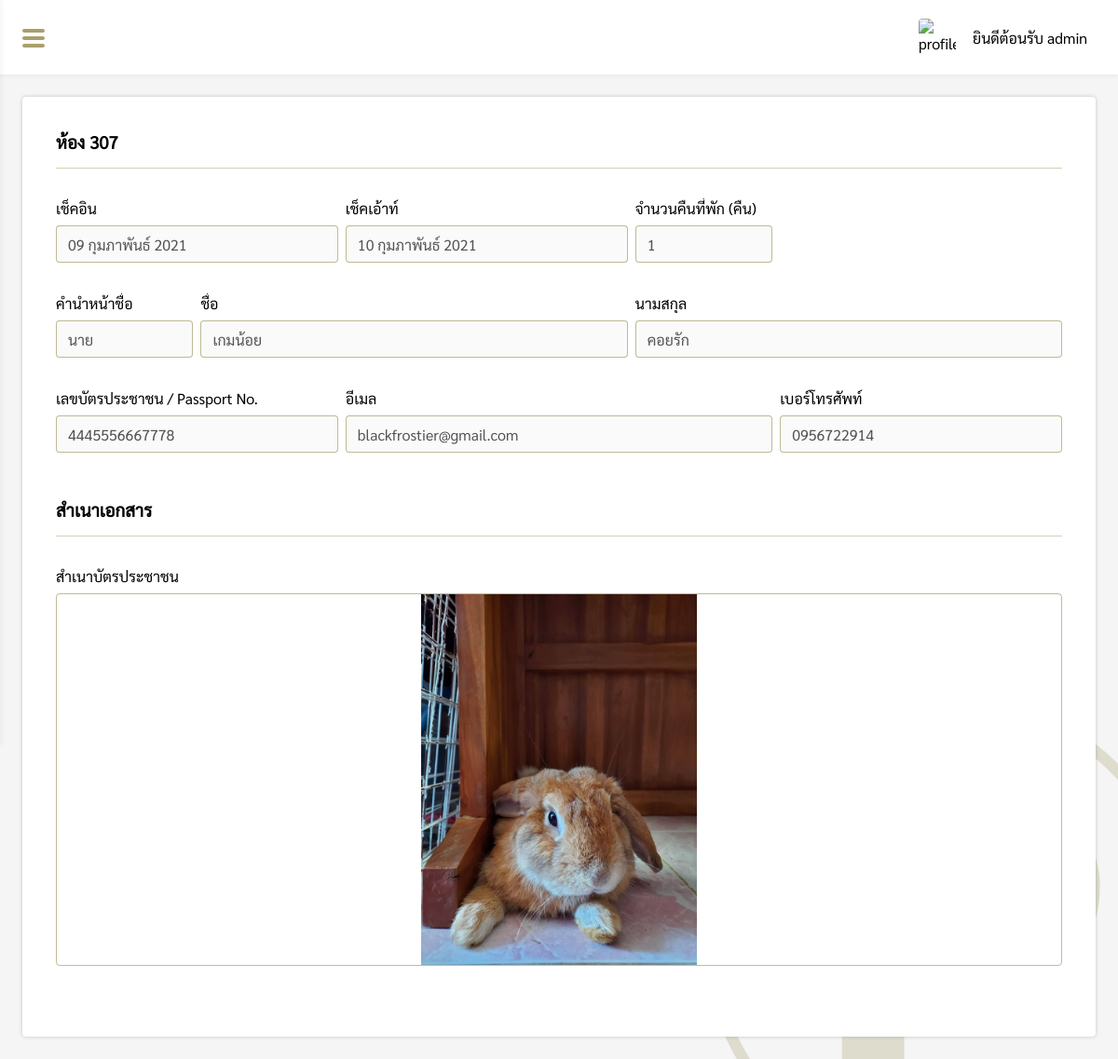
Screenshot of /pages/manage/roomList/memberDetail_daily.php?member_id=92 (signed in) with the database file from the repository.
### tables this page shows
CREATE TABLE `roommember` (
  `member_id` int(11) NOT NULL,
  `room_id` varchar(10) NOT NULL,
  `come_date` varchar(20) NOT NULL,
  `out_date` varchar(20) DEFAULT NULL,
  `member_cat` varchar(20) NOT NULL,
  `member_status` varchar(20) NOT NULL,
  `name_title` varchar(10) NOT NULL,
  `firstname` varchar(200) NOT NULL,
  `lastname` varchar(200) NOT NULL,
  `nickname` varchar(200) NOT NULL,
  `id_card` varchar(13) NOT NULL,
  `phone` varchar(10) NOT NULL,
  `email` varchar(200) NOT NULL,
  `birthday` varchar(200) DEFAULT NULL,
  `age` int(11) DEFAULT NULL,
  `race` varchar(200) DEFAULT NULL,
  `nationality` varchar(200) DEFAULT NULL,
  `job` varchar(200) DEFAULT NULL,
  `address` varchar(200) DEFAULT NULL,
  `pic_idcard` text DEFAULT NULL,
  `pic_home` text DEFAULT NULL,
  `name_title2` varchar(10) DEFAULT NULL,
  `firstname2` varchar(200) DEFAULT NULL,
  `lastname2` varchar(200) DEFAULT NULL,
  `nickname2` varchar(200) DEFAULT NULL,
  `id_card2` varchar(13) DEFAULT NULL,
  `phone2` varchar(10) DEFAULT NULL,
  `email2` varchar(200) DEFAULT NULL,
  `birthday2` varchar(200) DEFAULT NULL,
  `age2` int(11) DEFAULT NULL,
  `race2` varchar(200) DEFAULT NULL,
  `nationality2` varchar(200) DEFAULT NULL,
  `job2` varchar(200) DEFAULT NULL,
  `address2` varchar(200) DEFAULT NULL,
  `pic_idcard2` text DEFAULT NULL,
  `pic_home2` text DEFAULT NULL,
  `people` int(11) NOT NULL
);

### pages/manage/roomList/memberDetail_daily.php (the view, shortened to what this page needs)
<?php
if($_SESSION["level"] == "admin" || $_SESSION["level"] == "employee"){
    include("../../connection.php");
    $member_id = $_REQUEST["member_id"];
    function DateThai($strDate){
        $strYear = date("Y",strtotime($strDate));
        $strMonth= date("n",strtotime($strDate));
        $strDay= date("d",strtotime($strDate));
        $strMonthCut = Array("","มกราคม", "กุมภาพันธ์", "มีนาคม","เมษายน", "พฤษภาคม", "มิถุนายน", "กรกฎาคม","สิงหาคม", "กันยายน", "ตุลาคม", "พฤศจิกายน", "ธันวาคม");
        $strMonthThai=$strMonthCut[$strMonth];
        return "$strDay $strMonthThai $strYear";
    }
    $sql = "SELECT room_id, come_date, out_date, name_title, firstname, lastname, nickname, id_card, phone, email, pic_idcard FROM roommember WHERE member_id = '$member_id'";
    $result = mysqli_query($conn, $sql)or die ("Error in query: $sql " . mysqli_error());
    $row = mysqli_fetch_array($result);
    if($row != null){
    extract($row);
    $calculate = strtotime($out_date) - strtotime($come_date);
    $night = floor($calculate / 86400);
    }
?>
<!DOCTYPE html>
<html lang="en">
<head>
    <link rel="stylesheet" href="../../../css/roomform2.css">
    <link rel="stylesheet" href="../../../css/navbar.css">
</head>
<body>
    <?php include("../../../components/sidebar.php"); ?>
    <div class="box">
        <div id="box-padding" style="padding:24px;">
            <div class="roomform-box">
                <h3>ห้อง <?php echo $room_id; ?></h3>
                <div class="hr"></div>
                <?php
                if($row != null){
                ?>
                <div class="grid-container">
                    <div class="check_in">
                        <p>เช็คอิน</p>
                        <input type="text" value="<?php echo DateThai($come_date); ?>" disabled>
                    </div>
                    <div class="check_out">
                        <p>เช็คเอ้าท์</p>
                        <input type="text" value="<?php echo DateThai($out_date); ?>" disabled>
                    </div>
                    <div class="night">
                        <p>จำนวนคืนที่พัก (คืน)</p>
                        <input type="text" value="<?php echo $night; ?>" disabled>
                    </div>
                    <div class="name_title">
                        <p>คำนำหน้าชื่อ</p>
                        <input type="text" value="<?php echo $name_title; ?>" disabled>
                    </div>
                    <div class="firstname">
                        <p>ชื่อ</p>
                        <input type="text" value="<?php echo $firstname; ?>" disabled>
                    </div>
                    <div class="lastname">
                        <p>นามสกุล</p>
                        <input type="text" value="<?php echo $lastname; ?>" disabled>
                    </div>
                    <div class="id_card">
                        <p>เลขบัตรประชาชน / Passport No.</p>
                        <input type="text" value="<?php echo $id_card; ?>" disabled>
                    </div>
                    <div class="email">
                        <p>อีเมล</p>
                        <input type="text" value="<?php echo $email; ?>" disabled>
                    </div>
                    <div class="tel">
                        <p>เบอร์โทรศัพท์</p>
                        <input type="text" value="<?php echo $phone; ?>" disabled>
                    </div>
                </div>
                <div id="copy-box" style="padding-top:32px;">
                    <h3>สำเนาเอกสาร</h3>
                    <div class="hr"></div>
                    <div style="padding:32px 0">
                        <p>สำเนาบัตรประชาชน</p>
                        <div class="img-box">
                            <img src="../../images/roommember/<?php echo $room_id; ?>/<?php echo $come_date; ?>/<?php echo $pic_idcard;?>" alt="">
                        </div>
                    </div>
                </div>
                <?php
                }else{
                    echo "<div class='new_customer'><h3>ยังไม่มีผู้พักเข้ามาพัก</h3></div>";
                }
                ?>
            </div>
        </div>
    </div>
</body>
</html>
<?php
}else{
    Header("Location: ../../login.php");
}

### css/roomform2.css (style rules this page uses)
* { margin: 0; padding: 0; box-sizing: border-box; font-family: Sarabun; }
.box { padding: 80px 0 0 260px; }
.roomform-box { width: 100%; min-height: 800px; padding: 36px; border-radius: 4px; background-color: #fff; -webkit-box-shadow: 0px 0px 4px 0px rgba(0, 0, 0, 0.2); -moz-box-shadow: 0px 0px 4px 0px rgba(0, 0, 0, 0.2); box-shadow: 0px 0px 4px 0px rgba(0, 0, 0, 0.2); }
.hr { margin: 16px auto 0px auto; border-bottom: 1px solid rgb(131, 120, 47, 0.7); opacity: 0.5; }
.grid-container { padding-top: 32px; display: grid; grid-template-columns: 1fr 1fr 1fr 1fr 1fr 1fr 1fr; grid-template-rows: 1fr 1fr 1fr; gap: 16px 8px; grid-template-areas: "check_in check_in check_out check_out night . ." "name_title firstname firstname firstname lastname lastname lastname" "id_card id_card email email email tel tel"; }
.check_in { grid-area: check_in; height: 86px; }
.check_out { grid-area: check_out; height: 86px; }
.night { grid-area: night; height: 86px; }
.name_title { grid-area: name_title; height: 86px; }
.firstname { grid-area: firstname; height: 86px; }
.lastname { grid-area: lastname; height: 86px; }
.id_card { grid-area: id_card; height: 86px; }
.email { grid-area: email; height: 86px; }
.tel { grid-area: tel; height: 86px; }
.roomform-box p { text-overflow: ellipsis; display: block; overflow: hidden; white-space: nowrap; }
.roomform-box input:not([type=file]), .roomform-box select { margin-top: 8px; width: 100%; height: 40px; padding: 0 12px; border-radius: 4px; outline: none; border: 1px solid rgb(131, 120, 47, 0.5); font-size: 16px; transition: 0.3s; }
.roomform-box .img-box { position: relative; margin: 8px 0; width: 100%; height: 400px; border: 1px solid rgb(131, 120, 47, 0.5); border-radius: 4px; overflow: hidden; }
.roomform-box .img-box img { width: 100%; height: 100%; object-fit: contain; }
@media screen and (max-width: 1599px) { .box { padding: 80px 0 0 calc(100% - 1340px); } }
@media screen and (max-width: 1569px) { .box { padding: 80px 0 0 230px; } }
@media screen and (max-width: 1449px) { .box { padding: 80px 0 0 0; } }

### css/navbar.css (style rules this page uses)
* { margin: 0; padding: 0; box-sizing: border-box; font-family: Sarabun; }
body { width: 100%; min-height: 100vh; background: url(../img/tool/submain-banner.png) #f5f5f5 no-repeat bottom right; }

### rows the page displays
roommember: room "307", come_date "09 กุมภาพันธ์ 2021", out_date "10 กุมภาพันธ์ 2021", out_date+come_date "1", name_title "นาย", firstname "เกมน้อย", lastname "คอยรัก", id_card "4445556667778", email "blackfrostier@gmail.com", phone "0956722914", come_date+pic_idcard (picture)

### other values shown
$_SESSION['name'] "admin"
